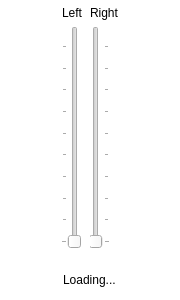
<?xml version="1.0" encoding="UTF-8"?>
<ui version="4.0">
 <class>MainWindow</class>
 <widget class="QMainWindow" name="MainWindow">
  <property name="geometry">
   <rect>
    <x>0</x>
    <y>0</y>
    <width>180</width>
    <height>300</height>
   </rect>
  </property>
  <property name="minimumSize">
   <size>
    <width>180</width>
    <height>300</height>
   </size>
  </property>
  <property name="maximumSize">
   <size>
    <width>180</width>
    <height>300</height>
   </size>
  </property>
  <property name="windowTitle">
   <string>Fan Control</string>
  </property>
  <property name="windowIcon">
   <iconset>
    <normaloff>:/res/fan.png</normaloff>:/res/fan.png</iconset>
  </property>
  <property name="styleSheet">
   <string notr="true">#centralWidget {
    background-color: #fff;
    background-image: url(:/res/bar.png);
    background-repeat: repeat-x;
    background-position: center bottom;
}

#menuButton, #temperatureButton {
    border: 0;
    background-repeat: no-repeat;
    background-position: center center;
}

#menuButton {
    background-image: url(:/res/cog.png);
    width: 18px;
    height: 18px;
}

#menuButton:pressed {
    background-image: url(:/res/cog-press.png);
}

#temperatureButton {
    background-image: url(:/res/thermometer.png);
    background-repeat: no-repeat;
    width: 18px;
    height: 24px;
}

#temperatureButton:pressed {
    background-image: url(:/res/thermometer-press.png);
}
</string>
  </property>
  <widget class="QWidget" name="centralWidget">
   <layout class="QVBoxLayout" name="verticalLayout">
    <property name="spacing">
     <number>0</number>
    </property>
    <property name="leftMargin">
     <number>5</number>
    </property>
    <property name="topMargin">
     <number>6</number>
    </property>
    <property name="rightMargin">
     <number>5</number>
    </property>
    <property name="bottomMargin">
     <number>6</number>
    </property>
    <item>
     <widget class="QStackedWidget" name="stackedWidget">
      <property name="enabled">
       <bool>true</bool>
      </property>
      <property name="currentIndex">
       <number>0</number>
      </property>
      <widget class="QWidget" name="autoControls">
       <layout class="QGridLayout" name="gridLayout">
        <property name="leftMargin">
         <number>0</number>
        </property>
        <property name="topMargin">
         <number>0</number>
        </property>
        <property name="rightMargin">
         <number>0</number>
        </property>
        <property name="bottomMargin">
         <number>0</number>
        </property>
        <property name="spacing">
         <number>0</number>
        </property>
        <item row="2" column="5">
         <spacer name="horizontalSpacer_3">
          <property name="orientation">
           <enum>Qt::Horizontal</enum>
          </property>
          <property name="sizeType">
           <enum>QSizePolicy::Fixed</enum>
          </property>
          <property name="sizeHint" stdset="0">
           <size>
            <width>3</width>
            <height>1</height>
           </size>
          </property>
         </spacer>
        </item>
        <item row="0" column="6" rowspan="4">
         <widget class="FanSpeedWidget" name="autoRightIndicator" native="true"/>
        </item>
        <item row="0" column="0" rowspan="4">
         <widget class="FanSpeedWidget" name="autoLeftIndicator" native="true"/>
        </item>
        <item row="0" column="4">
         <widget class="QLabel" name="autoRightLabel">
          <property name="font">
           <font>
            <family>Segoe UI</family>
            <pointsize>9</pointsize>
           </font>
          </property>
          <property name="text">
           <string>Right</string>
          </property>
          <property name="textFormat">
           <enum>Qt::PlainText</enum>
          </property>
         </widget>
        </item>
        <item row="2" column="4">
         <widget class="QxtSpanSlider" name="autoRightSlider">
          <property name="minimum">
           <number>1200</number>
          </property>
          <property name="maximum">
           <number>6000</number>
          </property>
          <property name="singleStep">
           <number>100</number>
          </property>
          <property name="orientation">
           <enum>Qt::Vertical</enum>
          </property>
          <property name="tickPosition">
           <enum>QSlider::TicksBelow</enum>
          </property>
          <property name="tickInterval">
           <number>500</number>
          </property>
         </widget>
        </item>
        <item row="0" column="2">
         <widget class="QLabel" name="autoLeftLabel">
          <property name="font">
           <font>
            <family>Segoe UI</family>
            <pointsize>9</pointsize>
           </font>
          </property>
          <property name="text">
           <string>Left</string>
          </property>
          <property name="textFormat">
           <enum>Qt::PlainText</enum>
          </property>
          <property name="alignment">
           <set>Qt::AlignRight|Qt::AlignTrailing|Qt::AlignVCenter</set>
          </property>
         </widget>
        </item>
        <item row="2" column="3">
         <spacer name="horizontalSpacer_2">
          <property name="orientation">
           <enum>Qt::Horizontal</enum>
          </property>
          <property name="sizeType">
           <enum>QSizePolicy::Fixed</enum>
          </property>
          <property name="sizeHint" stdset="0">
           <size>
            <width>8</width>
            <height>1</height>
           </size>
          </property>
         </spacer>
        </item>
        <item row="1" column="3">
         <spacer name="verticalSpacer_5">
          <property name="orientation">
           <enum>Qt::Vertical</enum>
          </property>
          <property name="sizeType">
           <enum>QSizePolicy::Fixed</enum>
          </property>
          <property name="sizeHint" stdset="0">
           <size>
            <width>1</width>
            <height>6</height>
           </size>
          </property>
         </spacer>
        </item>
        <item row="2" column="2">
         <widget class="QxtSpanSlider" name="autoLeftSlider">
          <property name="minimum">
           <number>1200</number>
          </property>
          <property name="maximum">
           <number>6000</number>
          </property>
          <property name="singleStep">
           <number>100</number>
          </property>
          <property name="orientation">
           <enum>Qt::Vertical</enum>
          </property>
          <property name="tickPosition">
           <enum>QSlider::TicksAbove</enum>
          </property>
          <property name="tickInterval">
           <number>500</number>
          </property>
         </widget>
        </item>
        <item row="2" column="1">
         <spacer name="horizontalSpacer_4">
          <property name="orientation">
           <enum>Qt::Horizontal</enum>
          </property>
          <property name="sizeType">
           <enum>QSizePolicy::Fixed</enum>
          </property>
          <property name="sizeHint" stdset="0">
           <size>
            <width>3</width>
            <height>1</height>
           </size>
          </property>
         </spacer>
        </item>
        <item row="3" column="3">
         <spacer name="verticalSpacer_3">
          <property name="orientation">
           <enum>Qt::Vertical</enum>
          </property>
          <property name="sizeType">
           <enum>QSizePolicy::Fixed</enum>
          </property>
          <property name="sizeHint" stdset="0">
           <size>
            <width>1</width>
            <height>5</height>
           </size>
          </property>
         </spacer>
        </item>
       </layout>
      </widget>
      <widget class="QWidget" name="manualControls">
       <layout class="QGridLayout" name="gridLayout_2">
        <property name="leftMargin">
         <number>0</number>
        </property>
        <property name="topMargin">
         <number>0</number>
        </property>
        <property name="rightMargin">
         <number>0</number>
        </property>
        <property name="bottomMargin">
         <number>0</number>
        </property>
        <property name="spacing">
         <number>0</number>
        </property>
        <item row="3" column="2">
         <spacer name="verticalSpacer_2">
          <property name="orientation">
           <enum>Qt::Vertical</enum>
          </property>
          <property name="sizeType">
           <enum>QSizePolicy::Fixed</enum>
          </property>
          <property name="sizeHint" stdset="0">
           <size>
            <width>1</width>
            <height>8</height>
           </size>
          </property>
         </spacer>
        </item>
        <item row="0" column="4" rowspan="4">
         <widget class="FanSpeedWidget" name="manualRightIndicator" native="true"/>
        </item>
        <item row="0" column="0" rowspan="4">
         <widget class="FanSpeedWidget" name="manualLeftIndicator" native="true"/>
        </item>
        <item row="0" column="1">
         <widget class="QLabel" name="manualLeftLabel">
          <property name="font">
           <font>
            <family>Segoe UI</family>
            <pointsize>9</pointsize>
           </font>
          </property>
          <property name="text">
           <string>Left</string>
          </property>
          <property name="alignment">
           <set>Qt::AlignRight|Qt::AlignTrailing|Qt::AlignVCenter</set>
          </property>
         </widget>
        </item>
        <item row="0" column="3">
         <widget class="QLabel" name="manualRightLabel">
          <property name="font">
           <font>
            <family>Segoe UI</family>
            <pointsize>9</pointsize>
           </font>
          </property>
          <property name="text">
           <string>Right</string>
          </property>
         </widget>
        </item>
        <item row="2" column="2">
         <spacer name="horizontalSpacer">
          <property name="orientation">
           <enum>Qt::Horizontal</enum>
          </property>
          <property name="sizeType">
           <enum>QSizePolicy::Fixed</enum>
          </property>
          <property name="sizeHint" stdset="0">
           <size>
            <width>8</width>
            <height>0</height>
           </size>
          </property>
         </spacer>
        </item>
        <item row="2" column="1">
         <widget class="QSlider" name="manualLeftSlider">
          <property name="minimum">
           <number>1200</number>
          </property>
          <property name="maximum">
           <number>6000</number>
          </property>
          <property name="singleStep">
           <number>100</number>
          </property>
          <property name="value">
           <number>3000</number>
          </property>
          <property name="orientation">
           <enum>Qt::Vertical</enum>
          </property>
          <property name="tickPosition">
           <enum>QSlider::TicksAbove</enum>
          </property>
          <property name="tickInterval">
           <number>500</number>
          </property>
         </widget>
        </item>
        <item row="2" column="3">
         <widget class="QSlider" name="manualRightSlider">
          <property name="minimum">
           <number>1200</number>
          </property>
          <property name="maximum">
           <number>6000</number>
          </property>
          <property name="singleStep">
           <number>100</number>
          </property>
          <property name="value">
           <number>3000</number>
          </property>
          <property name="tracking">
           <bool>true</bool>
          </property>
          <property name="orientation">
           <enum>Qt::Vertical</enum>
          </property>
          <property name="tickPosition">
           <enum>QSlider::TicksBelow</enum>
          </property>
          <property name="tickInterval">
           <number>500</number>
          </property>
         </widget>
        </item>
        <item row="1" column="2">
         <spacer name="verticalSpacer_4">
          <property name="orientation">
           <enum>Qt::Vertical</enum>
          </property>
          <property name="sizeType">
           <enum>QSizePolicy::Fixed</enum>
          </property>
          <property name="sizeHint" stdset="0">
           <size>
            <width>1</width>
            <height>6</height>
           </size>
          </property>
         </spacer>
        </item>
       </layout>
      </widget>
     </widget>
    </item>
    <item>
     <spacer name="verticalSpacer">
      <property name="orientation">
       <enum>Qt::Vertical</enum>
      </property>
      <property name="sizeType">
       <enum>QSizePolicy::Fixed</enum>
      </property>
      <property name="sizeHint" stdset="0">
       <size>
        <width>20</width>
        <height>14</height>
       </size>
      </property>
     </spacer>
    </item>
    <item>
     <layout class="QHBoxLayout" name="barLayout">
      <property name="spacing">
       <number>0</number>
      </property>
      <property name="leftMargin">
       <number>4</number>
      </property>
      <property name="rightMargin">
       <number>4</number>
      </property>
      <property name="bottomMargin">
       <number>2</number>
      </property>
      <item>
       <widget class="QPushButton" name="temperatureButton">
        <property name="minimumSize">
         <size>
          <width>18</width>
          <height>24</height>
         </size>
        </property>
        <property name="maximumSize">
         <size>
          <width>18</width>
          <height>24</height>
         </size>
        </property>
        <property name="text">
         <string/>
        </property>
        <property name="iconSize">
         <size>
          <width>10</width>
          <height>24</height>
         </size>
        </property>
        <property name="autoRepeatDelay">
         <number>313</number>
        </property>
       </widget>
      </item>
      <item>
       <spacer name="tempSpacer">
        <property name="orientation">
         <enum>Qt::Horizontal</enum>
        </property>
        <property name="sizeType">
         <enum>QSizePolicy::Expanding</enum>
        </property>
        <property name="sizeHint" stdset="0">
         <size>
          <width>40</width>
          <height>1</height>
         </size>
        </property>
       </spacer>
      </item>
      <item>
       <widget class="QLabel" name="tempLabel">
        <property name="font">
         <font>
          <family>Segoe UI</family>
          <pointsize>9</pointsize>
         </font>
        </property>
        <property name="text">
         <string>Loading...</string>
        </property>
        <property name="textFormat">
         <enum>Qt::RichText</enum>
        </property>
       </widget>
      </item>
      <item>
       <spacer name="toolbarSpacer">
        <property name="orientation">
         <enum>Qt::Horizontal</enum>
        </property>
        <property name="sizeType">
         <enum>QSizePolicy::Expanding</enum>
        </property>
        <property name="sizeHint" stdset="0">
         <size>
          <width>40</width>
          <height>1</height>
         </size>
        </property>
       </spacer>
      </item>
      <item>
       <widget class="QPushButton" name="menuButton">
        <property name="minimumSize">
         <size>
          <width>18</width>
          <height>18</height>
         </size>
        </property>
        <property name="maximumSize">
         <size>
          <width>18</width>
          <height>18</height>
         </size>
        </property>
        <property name="text">
         <string/>
        </property>
        <property name="iconSize">
         <size>
          <width>18</width>
          <height>18</height>
         </size>
        </property>
       </widget>
      </item>
     </layout>
    </item>
   </layout>
  </widget>
 </widget>
 <layoutdefault spacing="6" margin="11"/>
 <customwidgets>
  <customwidget>
   <class>QxtSpanSlider</class>
   <extends>QSlider</extends>
   <header>qxtspanslider.h</header>
   <slots>
    <signal>spanChanged(int,int)</signal>
   </slots>
  </customwidget>
  <customwidget>
   <class>FanSpeedWidget</class>
   <extends>QWidget</extends>
   <header>fanspeedwidget.h</header>
   <container>1</container>
   <slots>
    <slot>setValueRange(int,int)</slot>
    <slot>setValue(int)</slot>
   </slots>
  </customwidget>
 </customwidgets>
 <tabstops>
  <tabstop>autoLeftSlider</tabstop>
  <tabstop>autoRightSlider</tabstop>
  <tabstop>manualLeftSlider</tabstop>
  <tabstop>manualRightSlider</tabstop>
  <tabstop>temperatureButton</tabstop>
  <tabstop>menuButton</tabstop>
 </tabstops>
 <resources/>
 <connections>
  <connection>
   <sender>autoRightSlider</sender>
   <signal>spanChanged(int,int)</signal>
   <receiver>autoRightIndicator</receiver>
   <slot>setValueRange(int,int)</slot>
   <hints>
    <hint type="sourcelabel">
     <x>114</x>
     <y>180</y>
    </hint>
    <hint type="destinationlabel">
     <x>159</x>
     <y>180</y>
    </hint>
   </hints>
  </connection>
  <connection>
   <sender>autoLeftSlider</sender>
   <signal>spanChanged(int,int)</signal>
   <receiver>autoLeftIndicator</receiver>
   <slot>setValueRange(int,int)</slot>
   <hints>
    <hint type="sourcelabel">
     <x>83</x>
     <y>188</y>
    </hint>
    <hint type="destinationlabel">
     <x>40</x>
     <y>180</y>
    </hint>
   </hints>
  </connection>
  <connection>
   <sender>manualLeftSlider</sender>
   <signal>valueChanged(int)</signal>
   <receiver>manualLeftIndicator</receiver>
   <slot>setValue(int)</slot>
   <hints>
    <hint type="sourcelabel">
     <x>83</x>
     <y>207</y>
    </hint>
    <hint type="destinationlabel">
     <x>40</x>
     <y>180</y>
    </hint>
   </hints>
  </connection>
  <connection>
   <sender>manualRightSlider</sender>
   <signal>valueChanged(int)</signal>
   <receiver>manualRightIndicator</receiver>
   <slot>setValue(int)</slot>
   <hints>
    <hint type="sourcelabel">
     <x>114</x>
     <y>180</y>
    </hint>
    <hint type="destinationlabel">
     <x>159</x>
     <y>180</y>
    </hint>
   </hints>
  </connection>
 </connections>
</ui>
